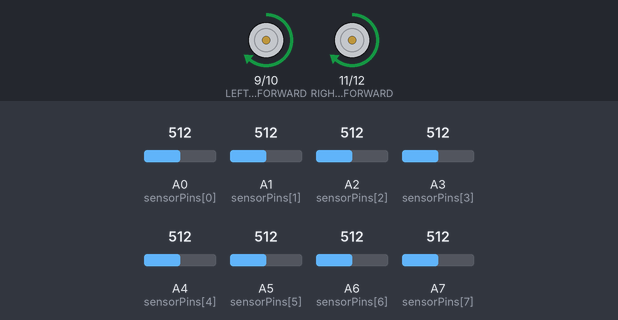
Bench run of a sketch on a simulated Arduino Nano, built with avr-gcc and run on an emulated ATmega328P. Shown: motor-driver pin pairs drawn as motors (green arrow = first pin HIGH = forward, orange = second pin HIGH = backward, longer = more drive). The inputs (shaded band) are chosen by the test bench; at power-on: A4 (sensorPins[4]) = 512, A0 (sensorPins[0]) = 512, A1 (sensorPins[1]) = 512, A2 (sensorPins[2]) = 512, A3 (sensorPins[3]) = 512, A5 (sensorPins[5]) = 512, A6 (sensorPins[6]) = 512, A7 (sensorPins[7]) = 512. What the sketch prints to the serial monitor is not drawn.

Above: at 1.2 s.
1.3 s: A4 (sensorPins[4]) set to 316
2.8 s: A4 (sensorPins[4]) set to 291
At 3.4 s:
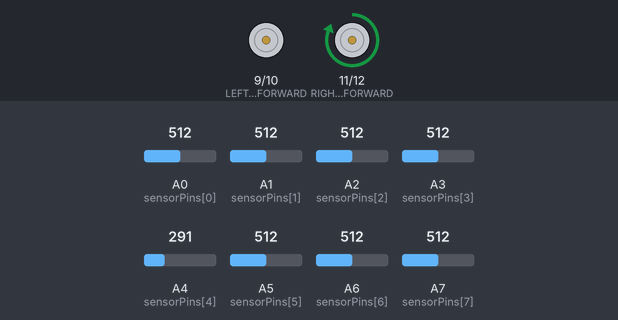
4.3 s: A0 (sensorPins[0]) set to 313
5.8 s: A0 (sensorPins[0]) set to 286
At 6.9 s:
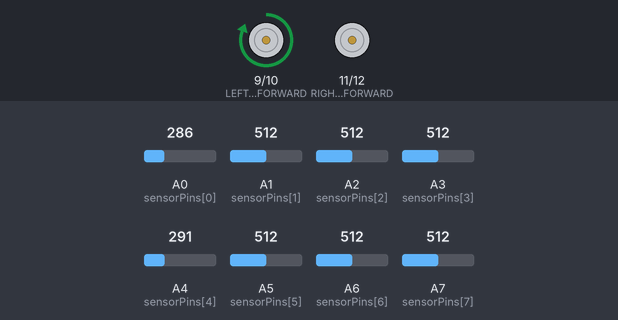
7.3 s: A1 (sensorPins[1]) set to 311
8.8 s: A1 (sensorPins[1]) set to 293
At 9.1 s:
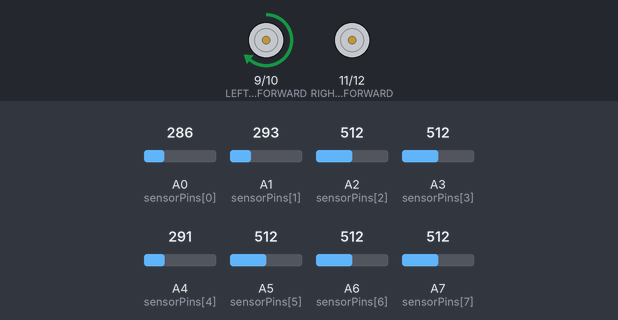
Timing chart, 0 to 11.3 s (numbered marks = the images above; inputs shaded):
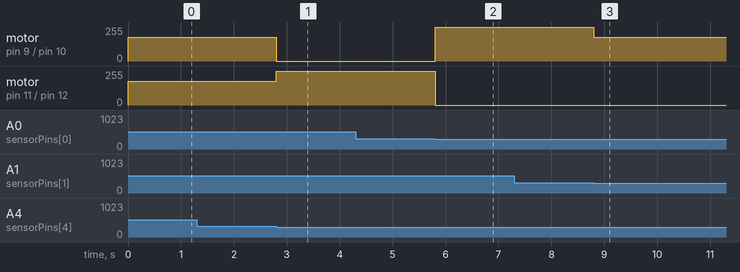

Measured:
- the behaviour switches between 301 and 300 on A4 (sensorPins[4]) (found by bisection; images 0 and 1)
- the behaviour switches between 301 and 300 on A0 (sensorPins[0]) (found by bisection; images 1 and 2)
- the behaviour switches between 301 and 300 on A1 (sensorPins[1]) (found by bisection; images 2 and 3)
- after the input at 1.3 s, every drawn part: stays the same
- after the input at 2.8 s, motor on pin 9 (LEFT_MOTOR_FORWARD) / pin 10 (LEFT_MOTOR_BACKWARD): forward 180/255 → stopped at once; motor on pin 11 (RIGHT_MOTOR_FORWARD) / pin 12 (RIGHT_MOTOR_BACKWARD): forward 180/255 → forward 255/255 at once
- after the input at 4.3 s, every drawn part: stays the same
- after the input at 5.8 s, motor on pin 9 (LEFT_MOTOR_FORWARD) / pin 10 (LEFT_MOTOR_BACKWARD): stopped → forward 255/255 at once; motor on pin 11 (RIGHT_MOTOR_FORWARD) / pin 12 (RIGHT_MOTOR_BACKWARD): forward 255/255 → stopped at once
- after the input at 7.3 s, every drawn part: stays the same
- after the input at 8.8 s, motor on pin 9 (LEFT_MOTOR_FORWARD) / pin 10 (LEFT_MOTOR_BACKWARD): forward 255/255 → forward 180/255 at once

The sketch:

L_F_R.ino
```cpp
// Pin Definitions
#define LEFT_MOTOR_FORWARD 9
#define LEFT_MOTOR_BACKWARD 10
#define RIGHT_MOTOR_FORWARD 11
#define RIGHT_MOTOR_BACKWARD 12

// Sensor Pin Assignments
const int sensorPins[] = {A0, A1, A2, A3, A4, A5, A6, A7};
int sensorValues[8];  // Store sensor readings

// Thresholds and Background Detection
int BLACK_THRESHOLD = 500; // Default threshold; recalibrated in setup
int WHITE_THRESHOLD = 300; // Default threshold; recalibrated in setup
bool isBlackBackground = true;  // True if starting with black background

// Speed Settings
#define BASE_SPEED 180
#define HIGH_SPEED 255

void setup() {
  // Set motor pins as output
  pinMode(LEFT_MOTOR_FORWARD, OUTPUT);
  pinMode(LEFT_MOTOR_BACKWARD, OUTPUT);
  pinMode(RIGHT_MOTOR_FORWARD, OUTPUT);
  pinMode(RIGHT_MOTOR_BACKWARD, OUTPUT);

  // Set up serial for debugging
  Serial.begin(9600);

  // Calibrate background based on initial sensor readings
  calibrateBackground();
}

void loop() {
  // Read sensor values
  for (int i = 0; i < 8; i++) {
    sensorValues[i] = analogRead(sensorPins[i]);
  }

  // Interpret sensor data based on background
  bool onLine = isBlackBackground ?
                (sensorValues[3] < WHITE_THRESHOLD && sensorValues[4] < WHITE_THRESHOLD) :
                (sensorValues[3] > BLACK_THRESHOLD && sensorValues[4] > BLACK_THRESHOLD);

  bool leftDetected = isBlackBackground ?
                      (sensorValues[0] < WHITE_THRESHOLD || sensorValues[1] < WHITE_THRESHOLD) :
                      (sensorValues[0] > BLACK_THRESHOLD || sensorValues[1] > BLACK_THRESHOLD);

  bool rightDetected = isBlackBackground ?
                       (sensorValues[6] < WHITE_THRESHOLD || sensorValues[7] < WHITE_THRESHOLD) :
                       (sensorValues[6] > BLACK_THRESHOLD || sensorValues[7] > BLACK_THRESHOLD);

  bool farLeftDetected = isBlackBackground ? (sensorValues[0] < WHITE_THRESHOLD) : (sensorValues[0] > BLACK_THRESHOLD);
  bool farRightDetected = isBlackBackground ? (sensorValues[7] < WHITE_THRESHOLD) : (sensorValues[7] > BLACK_THRESHOLD);

  if (onLine) {
    // Forward on line
    driveForward(BASE_SPEED);
  } else if (leftDetected && !rightDetected) {
    // Turn slightly left
    turnLeft(BASE_SPEED / 2);
  } else if (!leftDetected && rightDetected) {
    // Turn slightly right
    turnRight(BASE_SPEED / 2);
  } else if (farLeftDetected) {
    // Acute left turn
    turnLeft(HIGH_SPEED);
  } else if (farRightDetected) {
    // Acute right turn
    turnRight(HIGH_SPEED);
  } else if (!leftDetected && !rightDetected) {
    // Potential end or misalignment
    if (sensorValues[3] > BLACK_THRESHOLD || sensorValues[4] > BLACK_THRESHOLD) {
      // Possible dead-end or wrong path; make a U-turn
      turnAround();
    }
  }
}

// Motor Control Functions
void driveForward(int speed) {
  analogWrite(LEFT_MOTOR_FORWARD, speed);
  analogWrite(RIGHT_MOTOR_FORWARD, speed);
  analogWrite(LEFT_MOTOR_BACKWARD, 0);
  analogWrite(RIGHT_MOTOR_BACKWARD, 0);
}

void turnLeft(int speed) {
  analogWrite(LEFT_MOTOR_FORWARD, 0);
  analogWrite(RIGHT_MOTOR_FORWARD, speed);
  analogWrite(LEFT_MOTOR_BACKWARD, 0);
  analogWrite(RIGHT_MOTOR_BACKWARD, 0);
}

void turnRight(int speed) {
  analogWrite(LEFT_MOTOR_FORWARD, speed);
  analogWrite(RIGHT_MOTOR_FORWARD, 0);
  analogWrite(LEFT_MOTOR_BACKWARD, 0);
  analogWrite(RIGHT_MOTOR_BACKWARD, 0);
}

void turnAround() {
  analogWrite(LEFT_MOTOR_FORWARD, HIGH_SPEED);
  analogWrite(RIGHT_MOTOR_BACKWARD, HIGH_SPEED);
  delay(500); // Adjust delay for full turn
}

void stopMotors() {
  analogWrite(LEFT_MOTOR_FORWARD, 0);
  analogWrite(RIGHT_MOTOR_FORWARD, 0);
  analogWrite(LEFT_MOTOR_BACKWARD, 0);
  analogWrite(RIGHT_MOTOR_BACKWARD, 0);
}

void calibrateBackground() {
  // Read initial sensor values for calibration
  int initialReading = analogRead(sensorPins[3]);

  // Determine background based on initial reading
  if (initialReading > 600) {
    isBlackBackground = true;
    BLACK_THRESHOLD = 500; // Set appropriate thresholds for black background
    WHITE_THRESHOLD = 300;
  } else {
    isBlackBackground = false;
    BLACK_THRESHOLD = 300; // Set appropriate thresholds for white background
    WHITE_THRESHOLD = 500;
  }
  Serial.print("Background calibrated as: ");
  Serial.println(isBlackBackground ? "Black" : "White");
}
```
